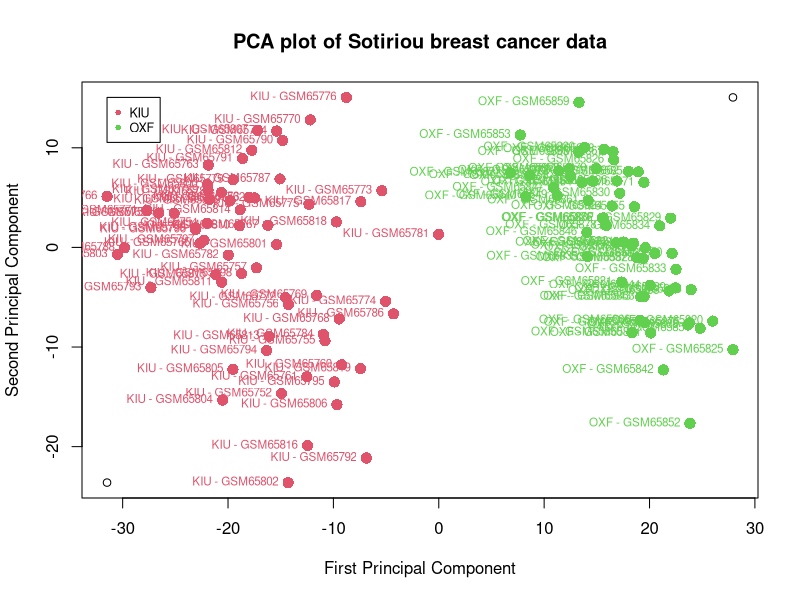
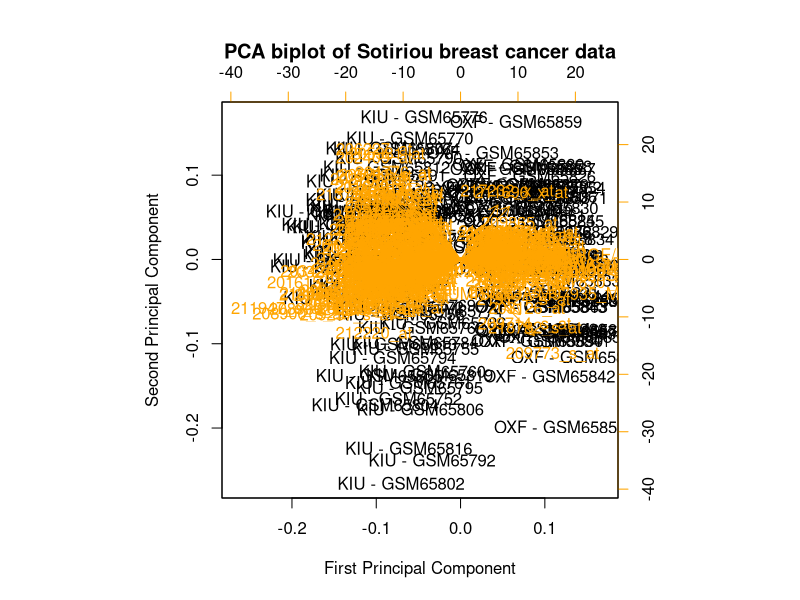
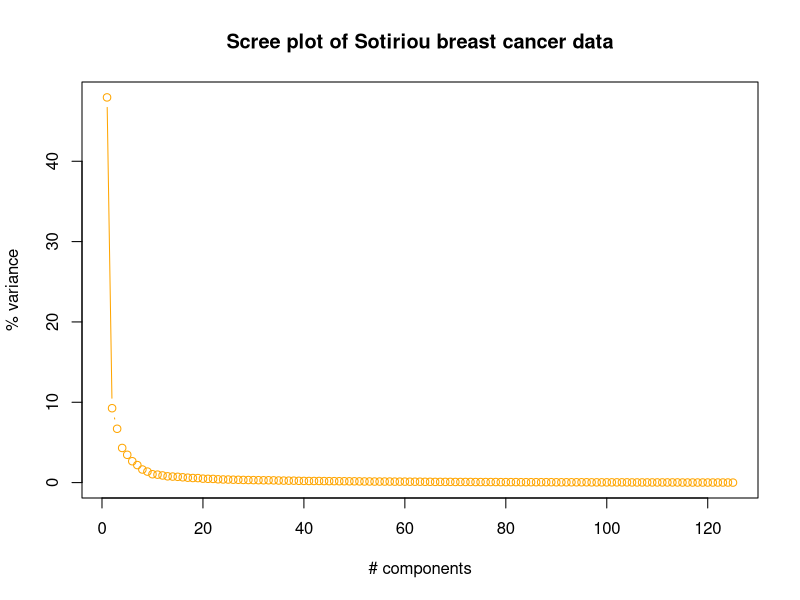
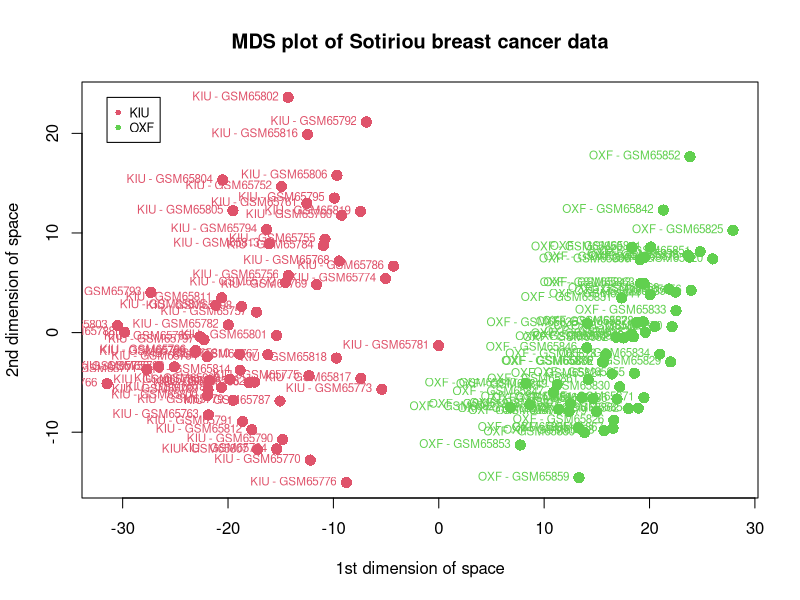
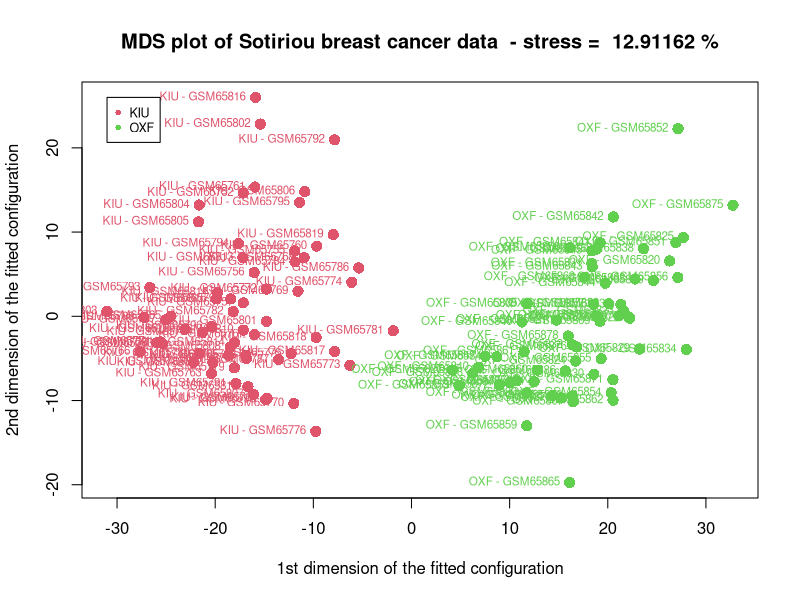
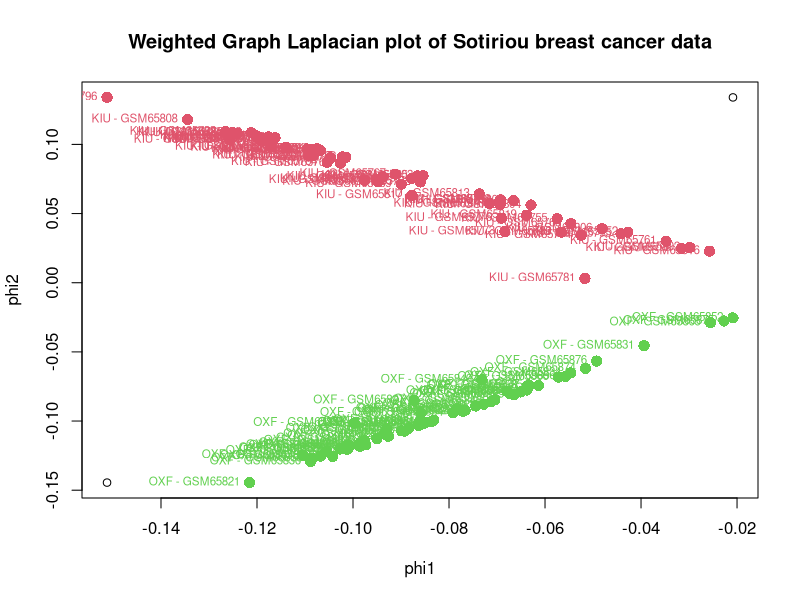

Write the R code that produced these figures, in order.
#' ---
#' title: "Dimensionality Reduction"
#' author: "Lavinia Carabet"
#' output: 
#'   pdf_document: default
#'   html_document: default
#' ---
#' 
## ----setup, include=FALSE--------------------------------------------------------------------------------------------------------
knitr::opts_chunk$set(echo = TRUE)

#' 
#' ## Dimensionality Reduction
#' 
#' Techniques that attempt to examine the underlying patterns or relationships for a large number of variables and
#' determine whether the information can be better summarized in a few factors or components
#' 
#' ## Principal Component Analysis
#' 
#' Statistical method that projects a high-dimensional space into a much lower-dimensional subspace (2D or 3D)
#' 
#' Identifies principal components to reduce dimensionality while maintaining the inherent structure of the data
#' 
#' Principal components are uncorrelated linear combinations of the original variables with variances as large as possible,
#' with each successive component explaining less and less variability
#' 
#' The first principal component can be defined as a direction that maximizes the variance of the projected data
#' The i-th principal component can be taken as a direction orthogonal to the first i-1 principal components that maximizes the variance of the projected data
#' 
#' Principal components are eigenvectors of the data's covariance matrix often computed by eigen decomposition of the data covariance matrix or singular value decomposition of the data matrix
#' 
#' Eigenvector - of a linear transformation - is a non-zero vector that changes at most by a scalar factor 
#' when that linear transformation is applied to it
#' 
#' Eigenvalue - corresponding to the eigenvector - is the factor by which the eigenvector is scaled
#' 
#' Geometrically, an eigenvector, corresponding to a real non-zero eigenvalue, points in a direction in which it is stretched by the transformation and the eigenvalue is the factor by which it is stretched
#' 
#' ## Preparation
#' 
#' Load the GEO GSE2990 Sotiriou Breast Cancer data - Gene Expression Profiling in Breast Cancer: Understanding the Molecular Basis of Histologic Grade To Improve Prognosis
#' 
#' <https://www.ncbi.nlm.nih.gov/geo/query/acc.cgi?acc=GSE2990>
#' 
#' Dataset - microarray experiments (gene expression data) from primary breast tumors of tamoxifen-untreated patients
#' 
#' Load also the annotation file for this dataframe
#' 
## --------------------------------------------------------------------------------------------------------------------------------
dat <- read.table('./sotiriou.txt', header=T, row.names=1)
dim(dat)
#dat
dat[1:5,]

#' 
#' 
## --------------------------------------------------------------------------------------------------------------------------------
ann <- read.table('./sotiriouAnn.txt', header=T, row.names=1)
dim(ann)
ann

#' 
#' ## Conduct Principal Component Analysis (PCA) and plot PCA results
#' 
#' `prcomp` performs a PCA by a singular value decomposition of the given (centered and possibly scaled) data matrix and 
#' returns a list with class `prcomp` containing the following components:
#' 
#'   `sdev`     the standard deviations of the principal components (i.e., the square roots of the eigenvalues of the covariance/correlation matrix,               though the calculation is actually done with the singular values of the data matrix)
#'   
#'   `rotation` the matrix of variable loadings (i.e., a matrix whose columns contain the eigenvectors);
#'              (the coordinates of the variables -genes- in the projected principal components' space)
#'              
#'   `X`        the value of the rotated data (the centered (and scaled if requested) data multiplied by the rotation matrix); 
#'              (the coordinates of the observations -samples- in the projected principal components' space
#'              
#'   `center`,`scale`  the centering and scaling used, or FALSE
#' 
## --------------------------------------------------------------------------------------------------------------------------------
dat.pca <- prcomp(t(dat))
# unclass(dat.pca)

dat.loadings <- dat.pca$x[,1:2] 	#dim(dat.loadings) [1] 125   2
dat.loadings

#' 
## --------------------------------------------------------------------------------------------------------------------------------
levels(as.factor(ann$site))

dat.loadings[,1][as.character(ann$site)==levels(as.factor(ann$site))[1]]

length(dat.loadings[,1][as.character(ann$site)==levels(as.factor(ann$site))[1]])
length(dat.loadings[,1][as.character(ann$site)==levels(as.factor(ann$site))[2]])

#' 
## ---- fig.height=8---------------------------------------------------------------------------------------------------------------
col <- as.numeric(as.factor(unique(ann$site))) +1

plot(range(dat.loadings[,1]), range(dat.loadings[,2]), 
     xlab='First Principal Component',ylab='Second Principal Component',
     main='PCA plot of Sotiriou breast cancer data')

points(dat.loadings[,1][as.character(ann$site)==levels(as.factor(ann$site))[1]], 
       dat.loadings[,2][ as.character(ann$site)==levels(as.factor(ann$site))[1]],
       col=col[1],pch=16,cex=1.5)

text(dat.loadings[,1][as.character(ann$site)==levels(as.factor(ann$site))[1]], 
     dat.loadings[,2][ as.character(ann$site)==levels(as.factor(ann$site))[1]],
     col=col[1] ,cex=0.7, 
     labels= paste(levels(as.factor(ann$site))[1], '-',
                   row.names(ann[as.character(ann$site)==levels(as.factor(ann$site))[1],]), sep= ' '), 
     pos=2)

points(dat.loadings[,1][as.character(ann$site)==levels(as.factor(ann$site))[2]], 
       dat.loadings[,2][ as.character(ann$site)==levels(as.factor(ann$site))[2]],
       col=col[2],pch=16,cex=1.5)

text(dat.loadings[,1][as.character(ann$site)==levels(as.factor(ann$site))[2]], 
     dat.loadings[,2][ as.character(ann$site)==levels(as.factor(ann$site))[2]],
     col=col[2],cex=0.7, 
     labels= paste(levels(as.factor(ann$site))[2], '-',
                   row.names(ann[as.character(ann$site)==levels(as.factor(ann$site))[2],]), sep= ' '), 
     pos=2)

legend(min(range(dat.loadings[,1])), max(range(dat.loadings[,2]) ), 
       levels(as.factor(ann$site)),
       col=col,pch=16,cex=.75)


#' 
#' ## Biplot
#' 
#' Visualize both the observations (samples) and the variables (genes) of a data matrix on the same plot
#' 
## ---- fig.height=16, fig.width=16------------------------------------------------------------------------------------------------
names(dat) <- paste(as.character(ann$site), '-', row.names(ann), sep= ' ')
dat.pca <- prcomp(t(dat))
col <- c("black", "orange")
biplot(dat.pca,scale=TRUE,col=col, 
       xlab='First Principal Component', ylab='Second Principal Component', 
       main='PCA biplot of Sotiriou breast cancer data')

#' 
#' ## Scree plot corresponding to the PCA above
#' 
## --------------------------------------------------------------------------------------------------------------------------------
# standard deviation of the principal components 
# (i.e. the square roots of the eigenvalues of the covariance/correlation matrix)
print("Standard deviation of the principal components")
dat.pca$sdev

# percent variability of the principal components
print("Percent variability of the principal components")
dat.pca.var <- round(dat.pca$sdev^2 / sum(dat.pca$sdev^2)*100,2)
dat.pca.var

plot(c(1:length(dat.pca.var)),dat.pca.var,type='b',
     xlab='# components',ylab='% variance',
     main='Scree plot of Sotiriou breast cancer data', col='orange')

#' 
#' ## How much variability in the data is explained using only the first two eigenvalues?
#' 
## --------------------------------------------------------------------------------------------------------------------------------
#summary(dat.pca) 
summary(dat.pca)$importance[, 1:2]

variability <- round((summary(dat.pca)$importance[3,2])*100,2)
variability

# or

variability <- round((summary(dat.pca)$importance[2,1] + 
                        summary(dat.pca)$importance[2,2])*100,2)
variability

#or

variability <- dat.pca.var[1] + dat.pca.var[2]
variability

#' 
#' ## Multidimensional scaling (MDS)
#' 
#' Dimensionality reduction technique that fits the original data into a low-dimensional coordinate system,
#' such that any distortion caused by dimension reduction is minimized
#' 
#' MDS uses the distances or similarities between instances (genes or samples) in representing proximities,
#' while preserving (nearly matching) the original distances or similarities
#' 
#' `Stress` is the measure used to determine how close the low-dimensional space matches the high-dimensional space 
#' 
#' ## Metric (classical) MDS
#' 
#' Determine the distance or similarity values between all pairs of genes/samples
#' 
#' Arranges the N items in low-dimensional space using the actual magnitudes of the distances/similarities
#' 
#' Also known as `principal coordinate analysis`
#' 
#' `dist`       this function computes and returns the distance matrix computed by using the specified distance measure
#'              to compute the distances between the rows of a data matrix
#'        
#' `cmdscale`   classical multidimensional scaling of a data matrix. 
#'              takes a set of distances/dissimilarities and
#'              returns a set of points such that the distances between the points are approximatively equal to the dissimilarities
#'              
#' 'points'     a matrix with k=2 columns whose rows give the coordinates of the points chosen to represent the dissimilarities
#'              k the dimension of the space which the data are to be represented in
#' 
#' 
## ---- fig.height=8---------------------------------------------------------------------------------------------------------------
dat.dist <- dist(t(dat), method = "euclidean")
dat.loc <- cmdscale(dat.dist)

col <- as.numeric(as.factor(unique(ann$site))) +1

#xlab='1st dimension of space coordinates of the points representing dissimilarities between all pairs of samples'
#ylab='2nd dimension of space coordinates of the points representing dissimilarities between all pairs of samples')

plot(dat.loc, type = "n",xlab='1st dimension of space', ylab='2nd dimension of space')

points(dat.loc[,1][as.character(ann$site)==levels(as.factor(ann$site))[1]],
       dat.loc[,2][as.character(ann$site)==levels(as.factor(ann$site))[1]],
       col=col[1],pch=16,cex=1.5)

text(dat.loc[,1][as.character(ann$site)==levels(as.factor(ann$site))[1]], 
     dat.loc[,2][ as.character(ann$site)==levels(as.factor(ann$site))[1]],
     col=col[1] ,cex=0.7, 
     labels= paste(levels(as.factor(ann$site))[1], '-',
                   row.names(ann[as.character(ann$site)==levels(as.factor(ann$site))[1],]), sep= ' '), 
     pos=2)

points(dat.loc[,1][ as.character(ann$site)==levels(as.factor(ann$site))[2]],
       dat.loc[,2][ as.character(ann$site)==levels(as.factor(ann$site))[2]], 
       col=col[2],pch=16,cex=1.5)

text(dat.loc[,1][as.character(ann$site)==levels(as.factor(ann$site))[2]], 
     dat.loc[,2][ as.character(ann$site)==levels(as.factor(ann$site))[2]],
     col=col[2],cex=0.7, 
     labels= paste(levels(as.factor(ann$site))[2], '-',
                   row.names(ann[as.character(ann$site)==levels(as.factor(ann$site))[2],]), sep= ' '), 
     pos=2)

title(main='MDS plot of Sotiriou breast cancer data')

legend(min(range(dat.loc[,1])), max(range(dat.loc[,2]) ), levels(as.factor(ann$site)),
       col=col,pch=16,cex=.75)


#' 
#' ## Non-Metric MDS
#' 
#' Determine the distance or similarity values between all pairs of genes/samples
#' 
#' Arrange the N items in low-dimensional space using only the rank orders of the distances/similarities
#' 
#' `isoMDS`   Kruskal's non-metric MDS
#'            chooses a k-dimensional (default k=2) configuration to minimize the stress, which is
#'            the square root of the ratio of the sum of squared differences between the input distances and
#'            those of the configuration to the sum of configuration distances squared
#'            
#'            Arguments:
#'            
#'            `d` distance structure of the form returned by dist, or a full, symmetric matrix. 
#'                Data are assumed to be dissimilarities or relative distances, 
#'                but must be positive except for self-distance. 
#'                Both missing and infinite values are allowed
#'            
#'            `y` an initial configuration. 
#'                If none is supplied, cmdscale is used to provide the classical solution, 
#'                unless there are missing or infinite dissimilarities.
#'            
#'            `k` the desired dimension for the solution, passed to cmdscale
#'            
#'            `trace` logical for tracing optimization (default TRUE). 
#'                   If TRUE, the initial stress and the current stress are printed out every 5 iterations
#'            
#'            Returns:
#'            
#'            `points` a k-column vector of the fitted configuration
#'            `stress` the final stress achieved (in percent)
#'                     Kruskal's guidelines for stress values:
#'                     
#'                     Stress     Goodness of fit
#'                     20%        Poor
#'                     10%        Fair
#'                     5%         Good
#'                     2.5%       Excellent
#'                     0%         Perfect
#' 
## --------------------------------------------------------------------------------------------------------------------------------
library(MASS)
dat.dist <- dist(t(dat))
dat.mds <- isoMDS(dat.dist)

## --------------------------------------------------------------------------------------------------------------------------------

dat.mds$stress
dat.mds$points

## ---- fig.height=8---------------------------------------------------------------------------------------------------------------
col <- as.numeric(as.factor(unique(ann$site))) +1

# xlab='1st dimension of the fitted configuration coordinates of the points 
# representing dissimilarities between all pairs of samples'
# ylab='2nd dimension of the fitted configuration coordinates of the points 
# representing dissimilarities between all pairs of samples'

plot(dat.mds$points, type = "n", 
     xlab='1st dimension of the fitted configuration', 
     ylab='2nd dimension of the fitted configuration')

points(dat.mds$points[,1][as.character(ann$site)==levels(as.factor(ann$site))[1]],
       dat.mds$points[,2][as.character(ann$site)==levels(as.factor(ann$site))[1]], 
       col=col[1],pch=16,cex=1.5)

text(dat.mds$points[,1][as.character(ann$site)==levels(as.factor(ann$site))[1]], 
     dat.mds$points[,2][ as.character(ann$site)==levels(as.factor(ann$site))[1]],
     col=col[1], cex=0.7, 
     labels= paste(levels(as.factor(ann$site))[1], '-',
                   row.names(ann[as.character(ann$site)==levels(as.factor(ann$site))[1],]), sep= ' '), 
     pos=2)

points(dat.mds$points[,1][ as.character(ann$site)==levels(as.factor(ann$site))[2]], 
       dat.mds$points[,2][ as.character(ann$site)==levels(as.factor(ann$site))[2]], 
       col=col[2],pch=16,cex=1.5)

text(dat.mds$points[,1][as.character(ann$site)==levels(as.factor(ann$site))[2]], 
     dat.mds$points[,2][ as.character(ann$site)==levels(as.factor(ann$site))[2]],
     col=col[2],cex=0.7, 
     labels= paste(levels(as.factor(ann$site))[2], '-',
                   row.names(ann[as.character(ann$site)==levels(as.factor(ann$site))[2],]), sep= ' '), 
     pos=2)

title(main=paste('MDS plot of Sotiriou breast cancer data', ' - stress = ', 
                 round(dat.mds$stress,5), '%'))

legend(min(range(dat.mds$points[,1])), max(range(dat.mds$points[,2]) ), 
       levels(as.factor(ann$site)),
       col=col,pch=16,cex=.75)


#' 
#' ## Non-linear Dimensionality Reduction
#' 
#' ## Weighted Graph Laplacian
#' 
#' Determines the subspace that best preserves local distances and minimizes large distances
#' Does not calculate linear projections of the data (e.g. MDS & PCA)
#' 
#' Builds a graph from neighborhood information of the data set
#' 
#' Each data point serves as a vertex (node) on the graph and 
#' connectivity between vertices is governed by the proximity of neighboring points (edge weights)
#' 
#' The graph thus generated can be considered as a discrete approximation of the low-dimensional manifold in the high-dimensional space
#' 
#' Minimization of a cost function based on the graph ensures that points close to each other on the manifold 
#' are mapped close to each other in the low-dimensional space, preserving local distances
#' 
#' Distances are calculated between each pair of genes/samples
#' 
#' Each pair of vertices is assigned a weight specific to the distance between them
#' 
#' A kernel is implemented to transform the distances to a predefined function (cells in adjacency matrix)
#' 
#' The Laplacian operator decomposes the adjacency matrix
#' 
## --------------------------------------------------------------------------------------------------------------------------------
k.speClust2 <- function (X, qnt=NULL) {
  
	dist2full <- function(dis) {
		      n <- attr(dis, "Size")
	        full <- matrix(0, n, n)
	        full[lower.tri(full)] <- dis
	        full + t(full)
	}
	
	#squared Euclidean distances between all pairs of samples
	dat.dis <- dist(t(X),"euc")^2   
	
	if(!is.null(qnt)) {eps <- as.numeric(quantile(dat.dis,qnt))}
	if(is.null(qnt)) {eps <- min(dat.dis[dat.dis!=0])}
	
	# a radial basis function (RBF) kernel to transform the distances
	# the RBF kernel decreases with distance, ranges from 0 to 1 (identity), and 
	# is readily interpreted as a similarity measure
	kernel <- exp(-1 * dat.dis/(eps))
	
	# calculate the adjacency matrix K1 - square matrix with elements indicating 
	# whether pairs of vertices are adjacent or not in the graph
	K1 <- dist2full(kernel)
	diag(K1) <- 0
	
	# calculate the degree matrix D - diagonal matrix calculated from the row sums of K1
	# contains information about the degree of each vertex 
	# (i.e. the number of edges attached to each vertex)
	D = matrix(0,ncol=ncol(K1),nrow=ncol(K1))
	tmpe <- apply(K1,1,sum)
	tmpe[tmpe>0] <- 1/sqrt(tmpe[tmpe>0])
	tmpe[tmpe<0] <- 0
	diag(D) <- tmpe
	
	# calculate the normalized Laplacian
	L <- D%*% K1 %*% D
	
	# calculate eigenvectors by single value decomposition of the Laplacian and
	# place as columns of matrix X
	X <- svd(L)$u
	
	# scale the rows of matrix X to unit length and place in matrix Y
	# can then create n-dimensional embedding of data utilizing the first n columns of the matrix Y
	Y <- X / sqrt(apply(X^2,1,sum))
}


#' 
#' ## Plot a two-dimensional embedding of the weighted graph Laplacian
#' 
## ---- fig.height=8---------------------------------------------------------------------------------------------------------------
# center and scale the rows of the data matrix 
dat.t.c.s <- t(dat)
dat.t.c.s <- scale(dat.t.c.s, center=T, scale=T) 

# conduct spectral graph dimensionality reduction
phi <- k.speClust2(t(dat.t.c.s), qnt=NULL)
#phi

#plot
col <- as.numeric(as.factor(unique(ann$site))) +1

plot(range(phi[,1]),range(phi[,2]),
     xlab="phi1",ylab="phi2",
     main="Weighted Graph Laplacian plot of Sotiriou breast cancer data")

points(phi[,1][as.character(ann$site)==levels(as.factor(ann$site))[1]],
       phi[,2][as.character(ann$site)==levels(as.factor(ann$site))[1]], 
       col=col[1],pch=16,cex=1.5)

text(phi[,1][as.character(ann$site)==levels(as.factor(ann$site))[1]], 
     phi[,2][ as.character(ann$site)==levels(as.factor(ann$site))[1]],
     col=col[1],cex=0.7, 
     labels= paste(levels(as.factor(ann$site))[1], '-',
                   row.names(ann[as.character(ann$site)==levels(as.factor(ann$site))[1],]), sep= ' '), 
     pos=2)

points(phi[,1][ as.character(ann$site)==levels(as.factor(ann$site))[2]], 
       phi[,2][ as.character(ann$site)==levels(as.factor(ann$site))[2]], 
       col=col[2],pch=16,cex=1.5)

text(phi[,1][as.character(ann$site)==levels(as.factor(ann$site))[2]], 
     phi[,2][ as.character(ann$site)==levels(as.factor(ann$site))[2]],
     col=col[2],cex=0.7, 
     labels= paste(levels(as.factor(ann$site))[2], '-',
                   row.names(ann[as.character(ann$site)==levels(as.factor(ann$site))[2],]), sep= ' '), 
     pos=2)

legend(min(range(phi[,1])), max(range(phi[,2])-0.5), 
       levels(as.factor(ann$site)),col=col,pch=16,cex=.75)


